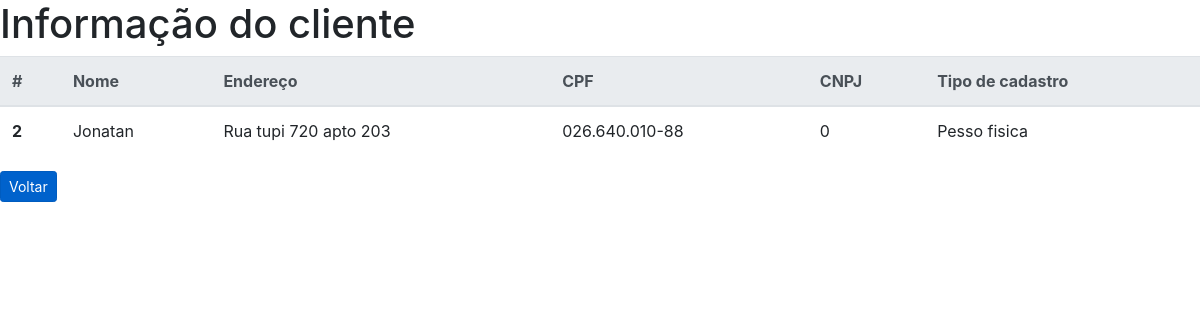
/detalhe.php?id=2, run on the app's committed database.
### tables this page shows
CREATE TABLE `cliente` (
  `id` int(11) NOT NULL,
  `nome` varchar(30) NOT NULL,
  `endereco` varchar(30) NOT NULL,
  `cpf` varchar(30) NOT NULL,
  `cnpj` varchar(30) NOT NULL,
  `pessoa` varchar(40) NOT NULL
);

### usuario.php (called while the page is built, shortened)
<?php
class Usuario{
    private $id;
    private $nome;
    private $endereco;
    private $cpf;
    private $cnpj;
    private $pessoa;
    private $pdo;
    public function __construct($i = null) {
        try {
            $this->pdo = new PDO("mysql:dbname=cliente;host=localhost", "root", "");
        } catch(PDOException $e) {
            echo "FALHOU: ".$e->getMessage();
        }
        if(!is_null($i)) {
            $sql = "SELECT * FROM cliente WHERE id = ?";
            $sql = $this->pdo->prepare($sql);
            $sql->execute(array($i));
            if($sql->rowCount() > 0) {
                $data = $sql->fetch();
                $this->id = $data['id'];
                $this->nome = $data['nome'];
                $this->endereco = $data['endereco'];
                $this->cpf = $data['cpf'];
                $this->cnpj = $data['cnpj'];
                $this->pessoa = $data['pessoa'];
            }
        }
    }
    public function getId(){
        return $this->id;
    }
    public function getNome(){
        return $this->nome;
    }
    public function getEndereco(){
        return $this->endereco;
    }
    public function getCpf(){
        return $this->cpf;
    }
    public function getCnpj(){
        return $this->cnpj;
    }
    public function getPessoa(){
        return $this->pessoa;
    }
}

### detalhe.php (the view, shortened to what this page needs)
<?php
require 'usuario.php';
	if(isset($_GET['id'])){
        $id = (int)$_GET['id'];
        $usuario = new usuario($id);
    }else{
        echo 'Você precisa passar o parametro ID.';
        die();
    }
 ?>
<!DOCTYPE html>
<html xmlns="http://www.w3.org/1999/xhtml">
<head>
</head>
<link rel="stylesheet" href="https://stackpath.bootstrapcdn.com/bootstrap/4.1.3/css/bootstrap.min.css"
>
<body>
<h1>Informação do cliente</h1>
<table class="table">
    <thead class="thead-light">
    <tr>
        <th scope="col">#</th>
        <th scope="col">Nome</th>
        <th scope="col">Endereço</th>
        <th scope="col">CPF</th>
        <th scope="col">CNPJ</th>
        <th scope="col">Tipo de cadastro</th>
    </tr>
    </thead>
    <tbody>
        <tr>
            <th scope="row"><?php echo $usuario->getId(); ?></th>
            <td><?php echo $usuario->getNome(); ?></td>
            <td><?php echo $usuario->getEndereco(); ?></td>
            <td><?php echo $usuario->getCpf(); ?></td>
            <td><?php echo $usuario->getCnpj(); ?></td>
            <td><?php echo $usuario->getPessoa(); ?></td>
        </tr>
    </tbody>
</table>
<a href="index.php" class="btn btn-primary btn-sm active" role="button" aria-pressed="true">Voltar</a>
</body>
</html>

### data on the page
cliente: id "2", nome "Jonatan", endereco "Rua tupi 720 apto 203", cpf "026.640.010-88", cnpj "0", pessoa "Pesso fisica"
